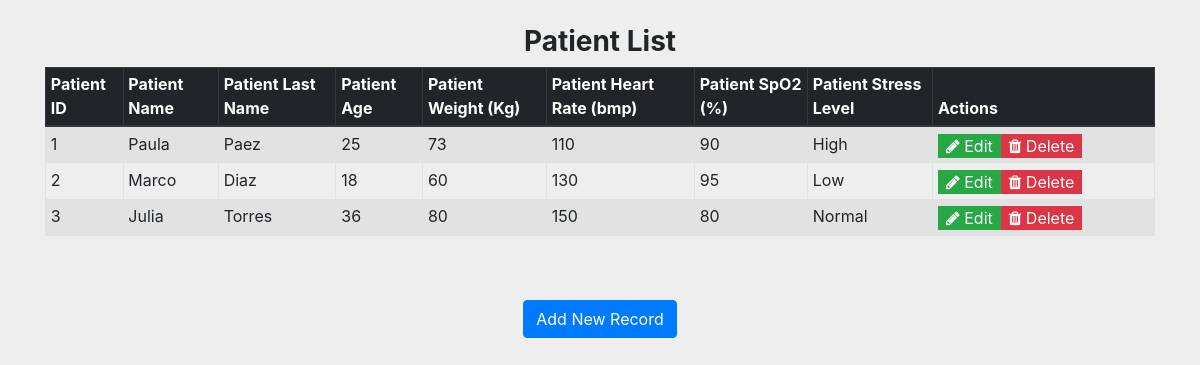
The page /home on the database its author committed.
### health_metrics/models.py (models this page shows)
class Patient(models.Model):
    pid = models.IntegerField()
    pname = models.CharField(max_length=100)
    plast_name = models.CharField(max_length=100)
    page = models.IntegerField()
    pweight = models.IntegerField()
    pheart_rate = models.IntegerField()
    pspo2 = models.IntegerField()
    pestres = models.CharField(max_length = 100)
    class Meta:
        db_table = "patient"

### health_metrics/views.py (the view)
# urls.py: path('home', views.show),
def show(request):
    patients = Patient.objects.all()
    return render(request,"show.html",{'patients':patients})

### health_metrics/templates/show.html (shortened to what this page needs)
<!DOCTYPE html>
<html lang="en">
  <head>
    {% load static %}
    <link rel="stylesheet" href="https://cdn.jsdelivr.net/npm/bootstrap@4.0.0/dist/css/bootstrap.min.css">
    <link rel="stylesheet" href="https://stackpath.bootstrapcdn.com/font-awesome/4.7.0/css/font-awesome.min.css">
    <link rel="stylesheet" href="{% static 'css/style.css' %}" />
  </head>
  <body>
    <div class="container">
      <div class="col-sm-12">
        <h3 class="text-center font-weight-bold">Patient List</h3>
      </div>
      <table class="table table-striped table-bordered table-sm">
        <thead class="thead-dark">
          <tr>
            <th>Patient ID</th>
            <th>Patient Name</th>
            <th>Patient Last Name</th>
            <th>Patient Age</th>
            <th>Patient Weight (Kg)</th>
            <th>Patient Heart Rate (bmp)</th>
            <th>Patient SpO2 (%)</th>
            <th>Patient Stress Level</th>
            <th width="20%">Actions</th>
          </tr>
        </thead>
        <tbody>
          {% for patient in patients %}
          <tr>
            <td>{{ patient.pid }}</td>
            <td>{{ patient.pname }}</td>
            <td>{{ patient.plast_name }}</td>
            <td>{{ patient.page }}</td>
            <td>{{ patient.pweight }}</td>
            <td>{{ patient.pheart_rate }}</td>
            <td>{{ patient.pspo2 }}</td>
            <td>{{ patient.pestres }}</td>
            <td>
              <div class="btn-group">
                <a class="btn-xs btn-success" href="/edit/{{ patient.id }}">
                  <i class="fa fa-pencil ml-2" aria-hidden="true"></i> <span class="mr-2">Edit</span>
                </a>
                <a class="btn-xs btn-danger" href="/delete/{{ patient.id }}">
                  <i class="fa fa-trash ml-2" aria-hidden="true"></i> <span class="mr-2">Delete</span>
                </a>
              </div>
            </td>
          </tr>
          {% endfor %}
        </tbody>
      </table>
    </div>
    <br />
    <br />
    <center><a href="/create" class="btn btn-primary">Add New Record</a></center>
  </body>
</html>

### health_metrics/static/css/style.css (style rules this page uses)
body { background: #eee; height: 100%; margin: 25px 0; padding: 0; }

### rows shown on the page
Patient: pid "1", pname "Paula", plast_name "Paez", page "25", pweight "73", pheart_rate "110", pspo2 "90", pestres "High"
Patient: pid "2", pname "Marco", plast_name "Diaz", page "18", pweight "60", pheart_rate "130", pspo2 "95", pestres "Low"
Patient: pid "3", pname "Julia", plast_name "Torres", page "36", pweight "80", pheart_rate "150", pspo2 "80", pestres "Normal"
